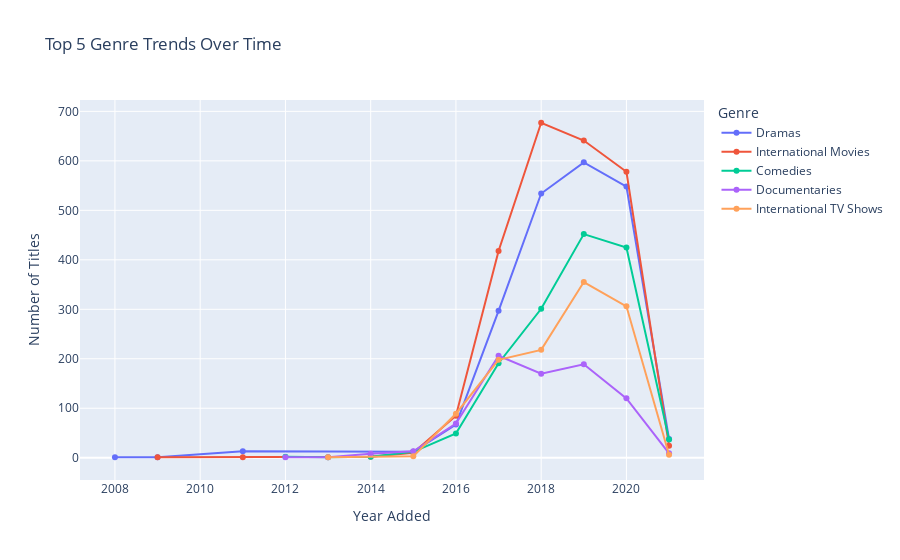

The cell this chart's notebook holds for it:
### Markdown cell above
### 3.3 Overall Genre Distribution

### Code cell
# Analyze how top genres have evolved over time
# Filter out empty genres and NaN years
df_genre_time = df_genre[(df_genre['genre'].notna()) & (df_genre['genre'] != '') & (df_genre['year_added'].notna())].copy()

# Get top 5 genres overall
top_5_genres = df_genre_time['genre'].value_counts().head(5).index.tolist()

# Count by year and genre for top 5 genres
genre_year_counts = df_genre_time[df_genre_time['genre'].isin(top_5_genres)].groupby(['year_added', 'genre']).size().reset_index(name='count')

# Plot genre trends over time
fig = px.line(genre_year_counts, x='year_added', y='count', color='genre', 
              title='Top 5 Genre Trends Over Time',
              labels={'year_added': 'Year Added', 'count': 'Number of Titles', 'genre': 'Genre'},
              markers=True)
fig.show()

print("\nTop 5 Genres:")
for i, genre in enumerate(top_5_genres, 1):
    print(f"{i}. {genre}")

### Figure 1 — Plotly figure (JSON) as saved in the notebook; plotly's stock layout.template omitted (floating-point values rounded to 4 significant figures)
{"data": [{"hovertemplate": "Genre=Dramas<br>Year Added=%{x}<br>Number of Titles=%{y}<extra></extra>", "legendgroup": "Dramas", "line": {"color": "#636efa", "dash": "solid"}, "marker": {"symbol": "circle"}, "mode": "lines+markers", "name": "Dramas", "orientation": "v", "showlegend": true, "type": "scatter", "x": [2008.0, 2009.0, 2011.0, 2015.0, 2016.0, 2017.0, 2018.0, 2019.0, 2020.0, 2021.0], "xaxis": "x", "y": [1, 1, 13, 12, 67, 297, 534, 597, 548, 38], "yaxis": "y"}, {"hovertemplate": "Genre=International Movies<br>Year Added=%{x}<br>Number of Titles=%{y}<extra></extra>", "legendgroup": "International Movies", "line": {"color": "#EF553B", "dash": "solid"}, "marker": {"symbol": "circle"}, "mode": "lines+markers", "name": "International Movies", "orientation": "v", "showlegend": true, "type": "scatter", "x": [2009.0, 2011.0, 2014.0, 2015.0, 2016.0, 2017.0, 2018.0, 2019.0, 2020.0, 2021.0], "xaxis": "x", "y": [1, 1, 2, 10, 85, 418, 677, 641, 578, 24], "yaxis": "y"}, {"hovertemplate": "Genre=Comedies<br>Year Added=%{x}<br>Number of Titles=%{y}<extra></extra>", "legendgroup": "Comedies", "line": {"color": "#00cc96", "dash": "solid"}, "marker": {"symbol": "circle"}, "mode": "lines+markers", "name": "Comedies", "orientation": "v", "showlegend": true, "type": "scatter", "x": [2012.0, 2013.0, 2014.0, 2015.0, 2016.0, 2017.0, 2018.0, 2019.0, 2020.0, 2021.0], "xaxis": "x", "y": [2, 1, 2, 12, 49, 191, 301, 452, 425, 37], "yaxis": "y"}, {"hovertemplate": "Genre=Documentaries<br>Year Added=%{x}<br>Number of Titles=%{y}<extra></extra>", "legendgroup": "Documentaries", "line": {"color": "#ab63fa", "dash": "solid"}, "marker": {"symbol": "circle"}, "mode": "lines+markers", "name": "Documentaries", "orientation": "v", "showlegend": true, "type": "scatter", "x": [2012.0, 2013.0, 2014.0, 2015.0, 2016.0, 2017.0, 2018.0, 2019.0, 2020.0, 2021.0], "xaxis": "x", "y": [1, 1, 8, 13, 69, 206, 170, 189, 120, 9], "yaxis": "y"}, {"hovertemplate": "Genre=International TV Shows<br>Year Added=%{x}<br>Number of Titles=%{y}<extra></extra>", "legendgroup": "International TV Shows", "line": {"color": "#FFA15A", "dash": "solid"}, "marker": {"symbol": "circle"}, "mode": "lines+markers", "name": "International TV Shows", "orientation": "v", "showlegend": true, "type": "scatter", "x": [2013.0, 2015.0, 2016.0, 2017.0, 2018.0, 2019.0, 2020.0, 2021.0], "xaxis": "x", "y": [1, 3, 89, 198, 218, 355, 306, 6], "yaxis": "y"}], "layout": {"legend": {"title": {"text": "Genre"}, "tracegroupgap": 0}, "title": {"text": "Top 5 Genre Trends Over Time"}, "xaxis": {"anchor": "y", "domain": [0, 1], "title": {"text": "Year Added"}}, "yaxis": {"anchor": "x", "domain": [0, 1], "title": {"text": "Number of Titles"}}}}
